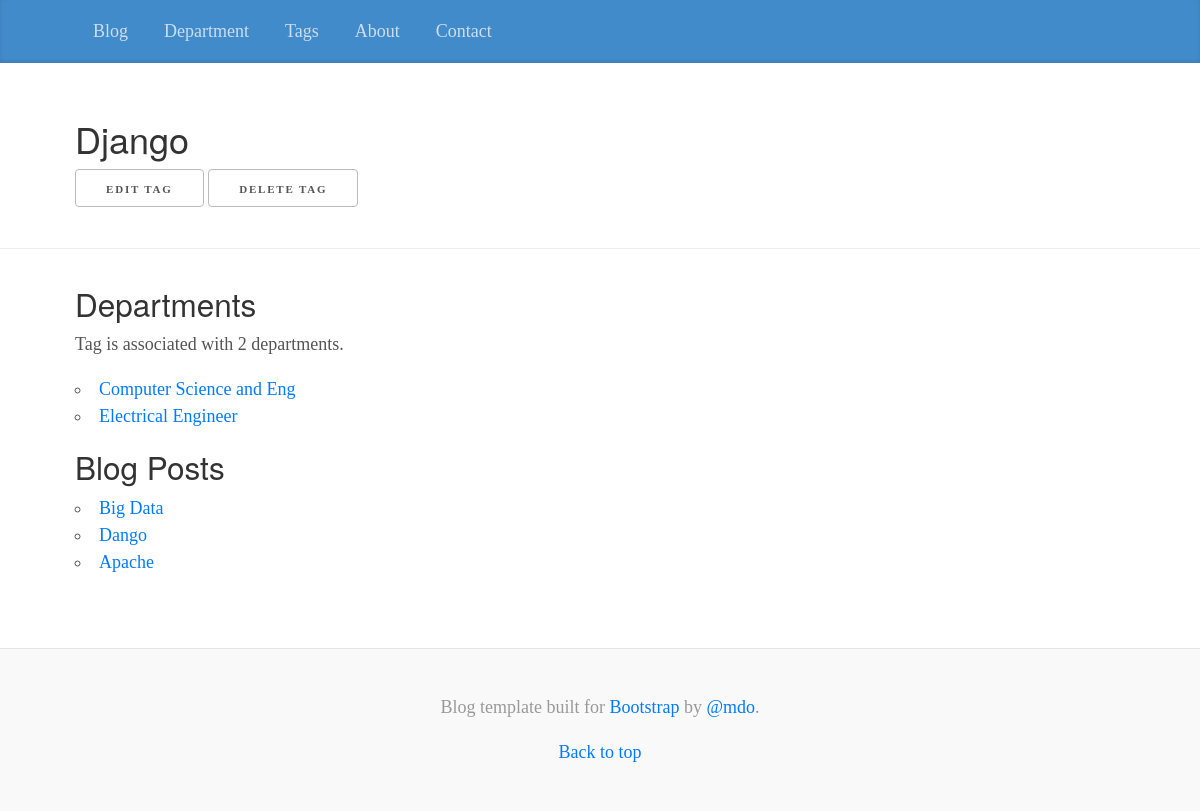
The page /tag/django/ on the database its author committed.
### organizer/models.py (models this page shows, shortened)
class Tag(models.Model):
    name = models.CharField(max_length=31,
                            unique=True,)
    slug = models.SlugField(max_length=31,
                            unique=True,
                            help_text='A label for url config')
    class Meta:
        ordering = ['name']
    def get_update_url(self):
        return reverse('organizer_tag_update',kwargs={'slug':self.slug})
    def get_delete_url(self):
        return reverse('organizer_tag_delete',kwargs={'slug':self.slug})

class Department(models.Model):
    name = models.CharField(max_length=31,
                            db_index=True)
    slug = models.SlugField(max_length=31,
                            unique=True,
                            help_text='a label for url config')
    description = models.TextField()
    founded_date = models.DateField('date founded')
    contact = models.EmailField()
    website = models.URLField(max_length=255)
    tags = models.ManyToManyField(Tag,
                                  blank=True)
    class Meta:
        ordering = ['name']
        get_latest_by = ['founded_date']
    def get_absolute_url(self):
        return reverse('organizer_department_detail',kwargs={'slug':self.slug})

### blog/models.py (models this page shows, shortened)
class Post(models.Model):
    title = models.CharField(max_length=63)
    slug = models.SlugField(max_length=63,
                            help_text='A label for url config',
                            unique_for_month='pub_date')
    text = models.TextField()
    pub_date = models.DateField('date published',
                                auto_now_add=True)
    tags = models.ManyToManyField(Tag,
                                blank=True,
                                 related_name='blog_posts')
    departments = models.ManyToManyField(Department,
                                         blank=True,
                                         related_name='blog_posts')
    class Meta:
        verbose_name = 'blog post'
        ordering = ['-pub_date','title']
        get_latest_by = 'pub_date'

### organizer/views.py (the view)
class TagDetail(DetailView):
    model = Tag

### organizer/templates/organizer/tag_detail.html (shortened to what this page needs)
{% extends parent_template|default:"organizer/base_organizer.html" %}
{% block heading %}
         <h2>{{ tag.name|title }}</h2>
             <ul class="inline">
                 <a href="{{ tag.get_update_url }}" class="button">Edit Tag</a>
                 <a href="{{ tag.get_delete_url }}" class="button">Delete Tag</a>
             </ul>
{% endblock %}
{% block content %}
  {% if tag.department_set.all %}
    <section>
      <h3>Department{{ tag.department_set.count|pluralize }}</h3>
      <p>
        Tag is associated with
        {{ tag.department_set.count }}
        department{{ tag.department_set.count|pluralize }}.
      </p>
      <ul>
        {% for department in tag.department_set.all %}
          <li><a href="{{department.get_absolute_url}}">
            {{ department.name }}
          </a></li>
        {% endfor %}
      </ul>
    </section>
  {% endif %}
      {% if tag.blog_posts.all %}
        <section>
          <h3>Blog Post{{ tag.blog_posts.count|pluralize }}</h3>
          <ul>
            {% for post in tag.blog_posts.all %}
              <li><a href="">
                {{ post.title|title }}
              </a></li>
            {% endfor %}
          </ul>
        </section>
      {% endif %}
{% endblock %}

### organizer/static/organizer/blog_style.css (style rules this page uses)
@media (min-width: 48em) { html { font-size: 18px; } }
body { font-family: Georgia, "Times New Roman", Times, serif; color: #555; }
h1, .h1, h2, .h2, h3, .h3, h4, .h4, h5, .h5, h6, .h6 { font-family: "Helvetica Neue", Helvetica, Arial, sans-serif; font-weight: normal; color: #333; }

### organizer/static/organizer/style.css (style rules this page uses)
ul { list-style: circle inside; padding-left: 0; margin-top: 0; }
.button, button, input[type="submit"], input[type="reset"], input[type="button"] { display: inline-block; height: 38px; padding: 0 30px; color: #555; text-align: center; font-size: 11px; font-weight: 600; line-height: 38px; letter-spacing: .1rem; text-transform: uppercase; text-decoration: none; white-space: nowrap; background-color: transparent; border-radius: 4px; border: 1px solid #bbb; cursor: pointer; box-sizing: border-box; }

### rows shown on the page
Tag: name "Django", department_set.count "2"
Department: name "Computer Science and Eng"
Department: name "Electrical Engineer"
Post: title "Big Data"
Post: title "Dango"
Post: title "Apache"
